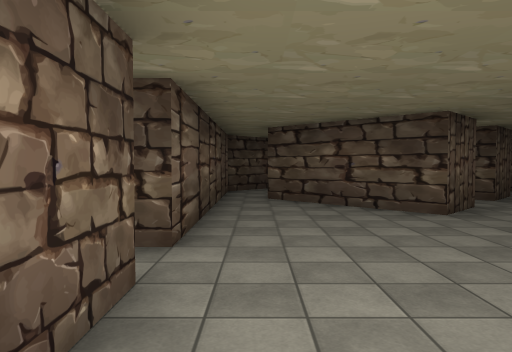
View 1 (above)

24 first-person views from a walk through a Unity game level. The camera is 1.5 m above the floor, tilts 2° down and sees 70° across. The floor is counted in squares, 2 m on a side. Each view is taken from the middle of a square. On the plan, view 1 faces up. The plan holds only what a view shows up to about 11 squares ahead; the rest is blank. The player is left out. Some surface patterns are stand-ins.

View 2
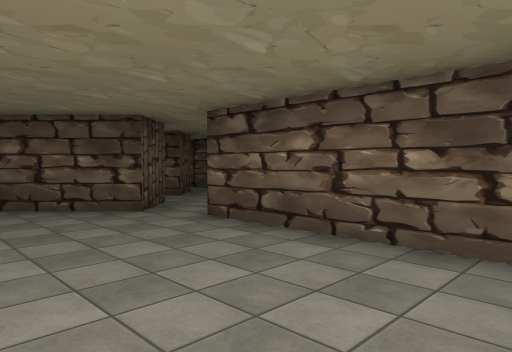

View 3
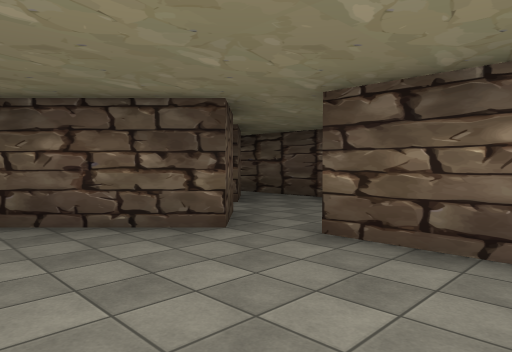

View 4
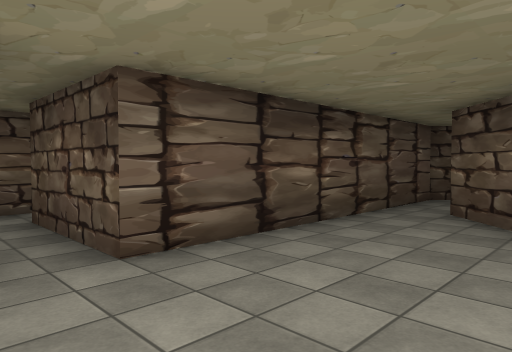

View 5
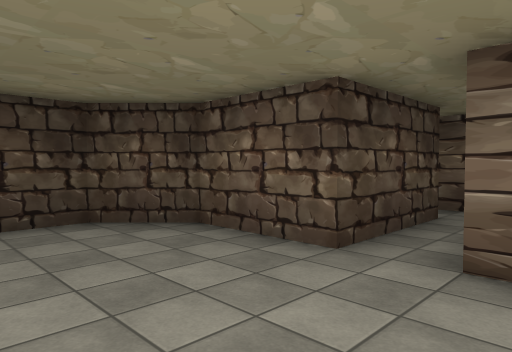

View 6
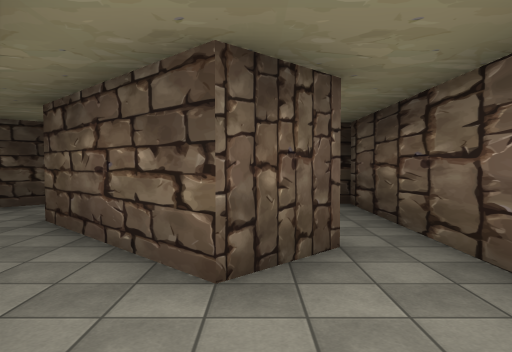

View 7
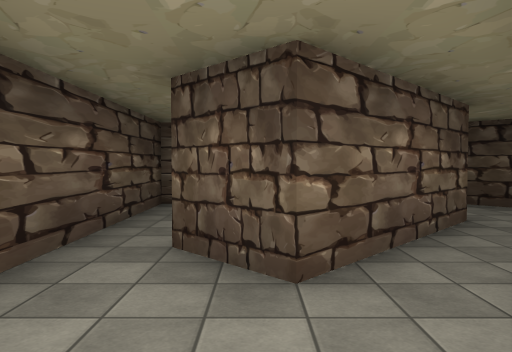

View 8
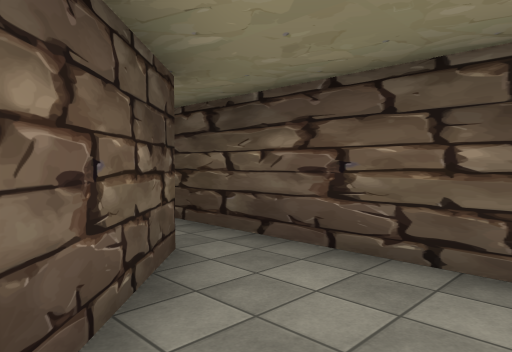

View 9
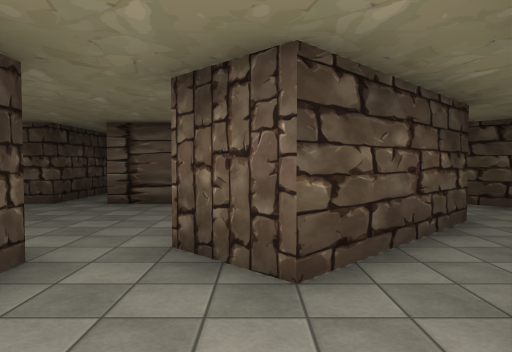

View 10
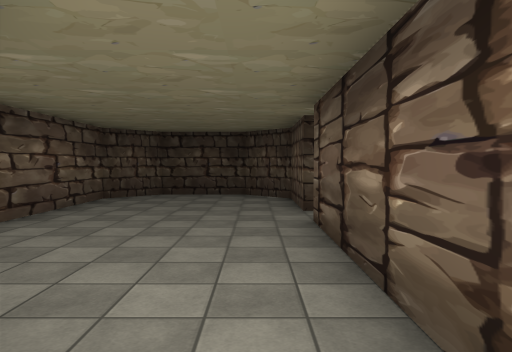

View 11
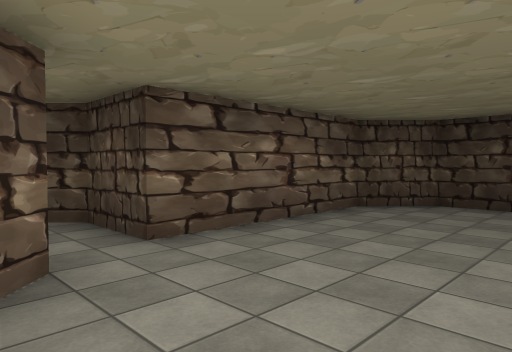

View 12
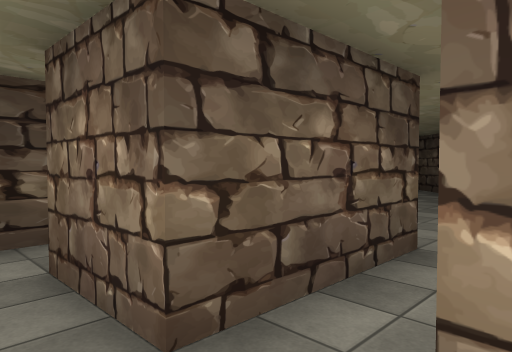

View 13
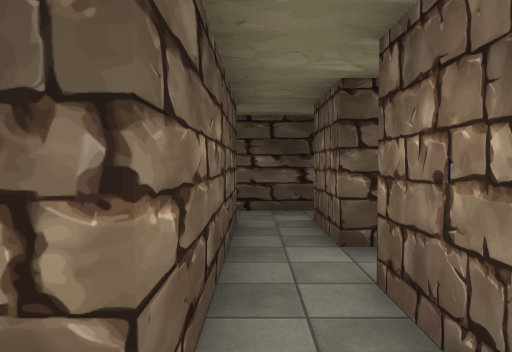

View 14
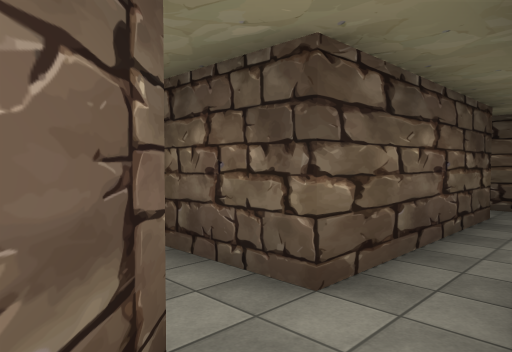

View 15
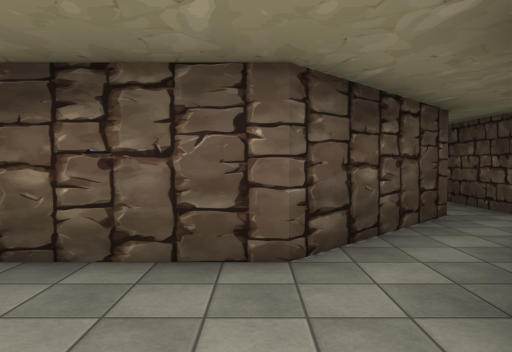

View 16
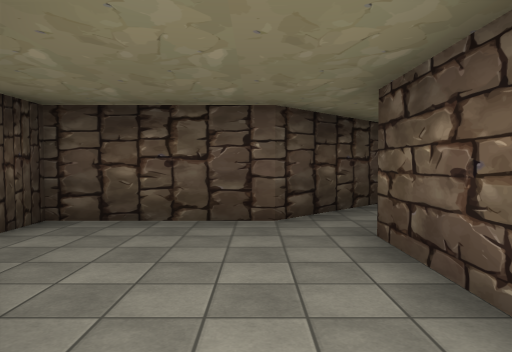

View 17
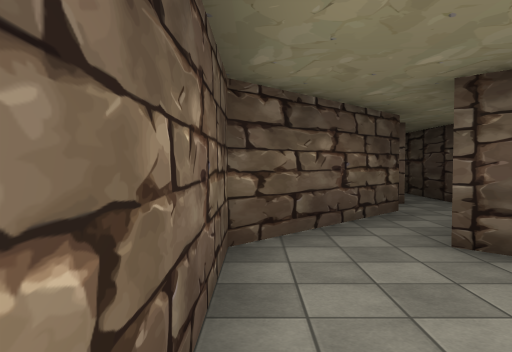

View 18
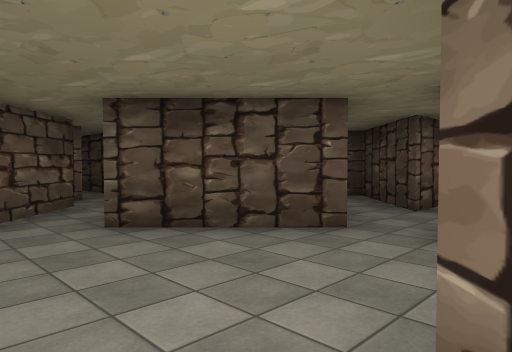

View 19
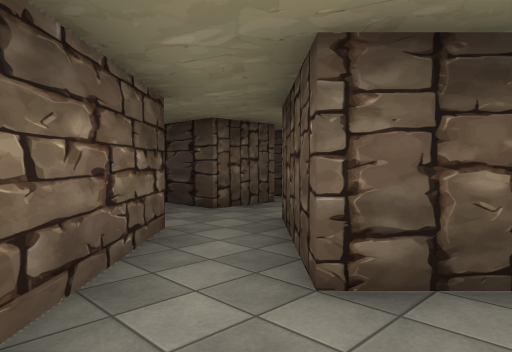

View 20
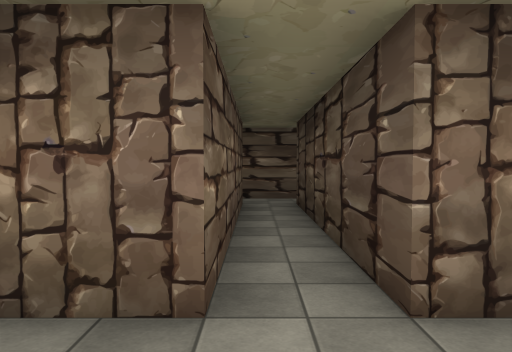

View 21
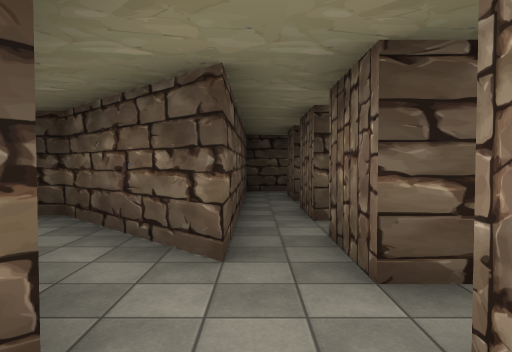

View 22
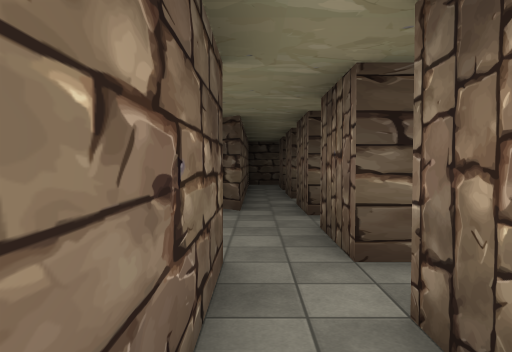

View 23
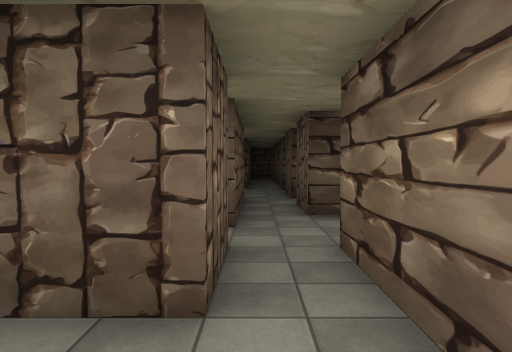

View 24
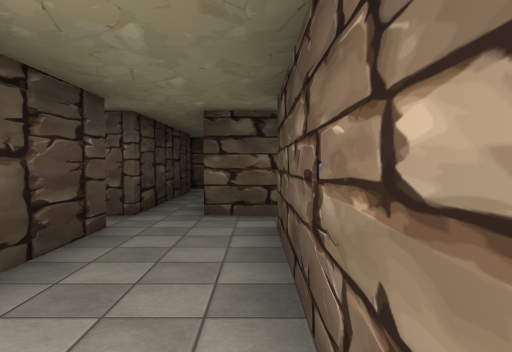

### Floor plan
Points are (right, up) in squares from view 1. A wall is a line through its corners. A room is listed if a view was taken in it or the views show most of it. See-through windows are left out.
Room 1 (views 1, 2, 3, 4, 5, 11, 12)
walls: (-0.7, 6.4) (-0.7, 3.2) (-3.2, 3.2) (-3.2, 4.8); (2.8, 5.3) (0.9, 7.1); (-3.2, 1) (-3.2, 2.3) (-0.7, 2.3) (-0.7, 0.2) (0.2, -0.7) (2.2, -0.7) (3.3, 0.3) (3.3, 4.2); (-4.2, 4.8) (-4.2, 0.8)
ways out: opening at (3, 5) to room 2; opening at (0, 6) to room 3; opening at (-4, 1.5) to room 5; opening at (-4, 4)
Room 2 (views 6, 9)
walls: (3.8, 6.3) (2.8, 5.3); (6.8, 6.6) (6.8, 7.6); (5.8, 8.3) (4.8, 7.2) (2.3, 9.7); (3.3, 4.2) (4.8, 4.2) (6.7, 6.2)
ways out: opening at (3, 5) to room 1; opening at (6, 8) to room 4
Room 3 (views 7, 10)
walls: (1.2, 8.8) (3.8, 6.3); (0.9, 7.1) (0.2, 7.8); (1.2, 11.7) (-0.7, 9.7) (-0.7, 6.4); (2.6, 11.8) (1.6, 11.8)
ways out: opening at (0, 6) to room 1; opening at (3, 11) to room 4
Room 4 (view 8)
walls: (2.3, 9.7) (3.3, 10.7) (4.9, 9.1); (6.8, 7.6) (6.8, 11.8) (2.6, 11.8)
ways out: opening at (6, 8) to room 2; opening at (3, 11) to room 3
Room 5 (views 13, 14, 15, 17, 18, 19)
walls: (0.2, -5.8) (2.2, -3.8); (2.2, -1.8) (-0.8, -1.8); (-4.3, -0.2) (-1.7, -2.7) (-1.7, -5.8) (-0.9, -5.8); (-4.2, 0.8) (-6.2, 0.8)
ways out: opening at (-4, 1.5) to room 1; opening at (3, -3) to room 6; opening at (-5, 0); opening at (0, -6)
Room 6 (views 16, 20)
walls: (4.8, -4.3) (2.2, -1.8); (5.8, -7.3) (5.8, -5.8) (10.8, -5.8); (10.6, -4.8) (5.8, -4.8) (5.8, -3.2); (11.7, -5.9) (11.7, -4.6); (2.2, -3.8) (4.3, -5.8)
ways out: opening at (3, -3) to room 5; opening at (5, -6) to room 7; opening at (11, -6.5) to room 7
Room 7 (view 21)
walls: (6.2, -7.3) (5.8, -7.3); (4.8, -7.2) (4.8, -8.4)
ways out: opening at (5, -6) to room 6; opening at (11, -6.5) to room 6; opening at (5, -9) to room 8
Room 8 (views 22, 24)
walls: (9.8, -9.7) (5.8, -9.7) (5.8, -8.2); (5.8, -14) (5.8, -11.7) (7.6, -11.7); (4.8, -8.4) (4.8, -10.8); (0.2, -11.7) (4.8, -11.7) (4.8, -13.3); (0.2, -8.8) (0.2, -7.8); (-0.7, -11.5) (-0.7, -12)
ways out: opening at (5, -9) to room 7; opening at (5, -13) to room 9; opening at (0, -12.5); gap at (0, -8)
Room 9 (view 23)
walls: (4.8, -13.3) (3.8, -13.3)
ways out: opening at (5, -13) to room 8
Room 10 (no view inside)
walls: (4.8, 0.4) (4.8, -2.6); (5.8, -2.2) (5.8, -0.8)
ways out: opening at (5, 1) to room 11; opening at (6.5, 0)
Room 11 (no view inside)
walls: (4.8, 2.4) (4.8, 0.4); (5.9, 2.7) (4.8, 2.7); (5.8, 0.2) (5.8, 1.6)
ways out: opening at (5, 1) to room 10; opening at (6.5, 2)

Where each view was taken, in squares from view 1:
view 1: 0 up, 0 right, facing up
view 2: 0 up, 0 right, facing up-right
view 3: 2 up, 0 right, facing up-right
view 4: 2 up, 2 right, facing up-left
view 5: 4 up, 2 right, facing down-left
view 6: 5 up, 5 right, facing up
view 7: 10 up, 0 right, facing right
view 8: 9 up, 6 right, facing up-left
view 9: 6 up, 6 right, facing left
view 10: 8 up, 0 right, facing down
view 11: 6 up, 0 right, facing down-right
view 12: 2 up, 4 left, facing up-right
view 13: 0 up, 4 left, facing up
view 14: 1 down, 3 left, facing up-left
view 15: 3 down, 1 right, facing left
view 16: 3 down, 3 right, facing left
view 17: 2 down, 1 left, facing right
view 18: 2 down, 2 left, facing down-right
view 19: 2 down, 1 right, facing down-right
view 20: 5 down, 4 right, facing right
view 21: 7 down, 5 right, facing up
view 22: 10 down, 5 right, facing up
view 23: 15 down, 5 right, facing up
view 24: 10 down, 10 right, facing left
